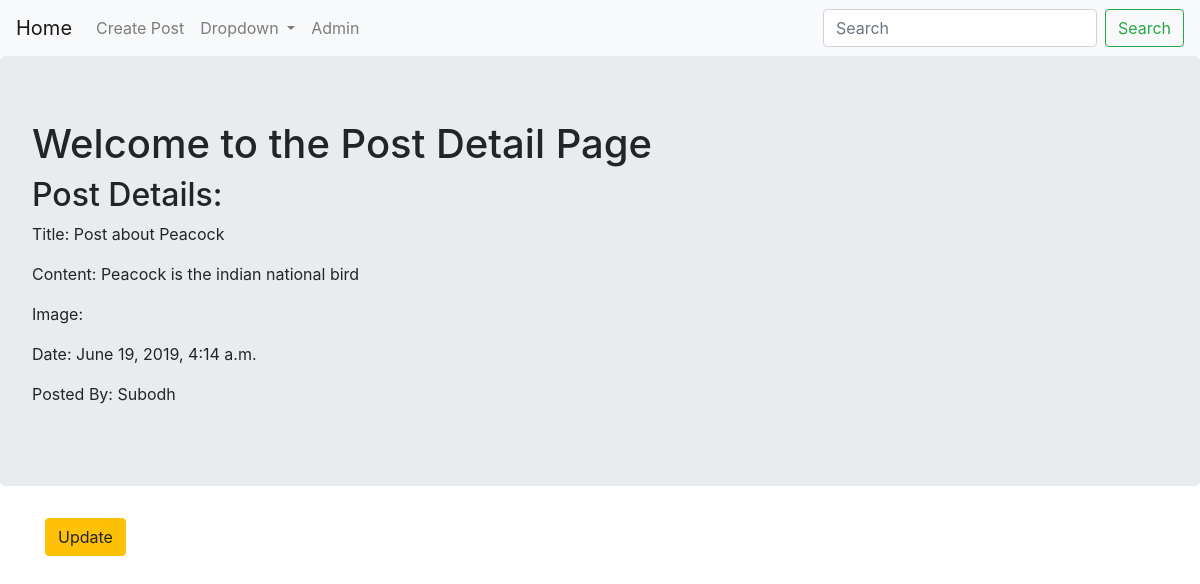
Page /CBVs/5/ on the committed database.
### CBVs/models.py (models this page shows, shortened)
class Posts(models.Model):
    post_title=models.CharField(max_length=300)
    post_image=models.ImageField(upload_to=upload_post_image,blank=True,null=True)
    post_content=models.TextField(blank=True)
    post_date=models.DateTimeField(auto_now_add=True)
    post_author=models.ForeignKey(User,on_delete=models.CASCADE)
    objects=PostsManager()

### CBVs/views.py (the view)
# urls.py: path('<int:pk>/',views.PostsDetailView.as_view(),name='detail'),
class PostsDetailView(DetailView):
    context_object_name = 'posts_details'
    model = models.Posts
    template_name = 'CBVs/posts_detail.html'

### CBVs/templates/CBVs/posts_detail.html
{% extends "base.html" %}
{% block body %}
  <div class="jumbotron">
    <h1>Welcome to the Post Detail Page</h1>
    <h2>Post Details:</h2>
    <p>Title: {{posts_details.post_title}}</p>
    <p>Content: {{posts_details.post_content}}</p>
    <p>Image: {{posts_details.post_image}}</p>
    <p>Date: {{posts_details.post_date}}</p>
    <p>Posted By: {{posts_details.post_author}}</p>
  </div>
  <div class="container">
    <p><a class='btn btn-warning' href="{% url 'CBVs:update' pk=posts_details.pk %}">Update</a></p>
  </div>
{% endblock %}

### rows in the picture
Posts: post_title "Post about Peacock", post_content "Peacock is the indian national bird", post_date "June 19, 2019, 4:14 a.m.", post_author "Subodh"
